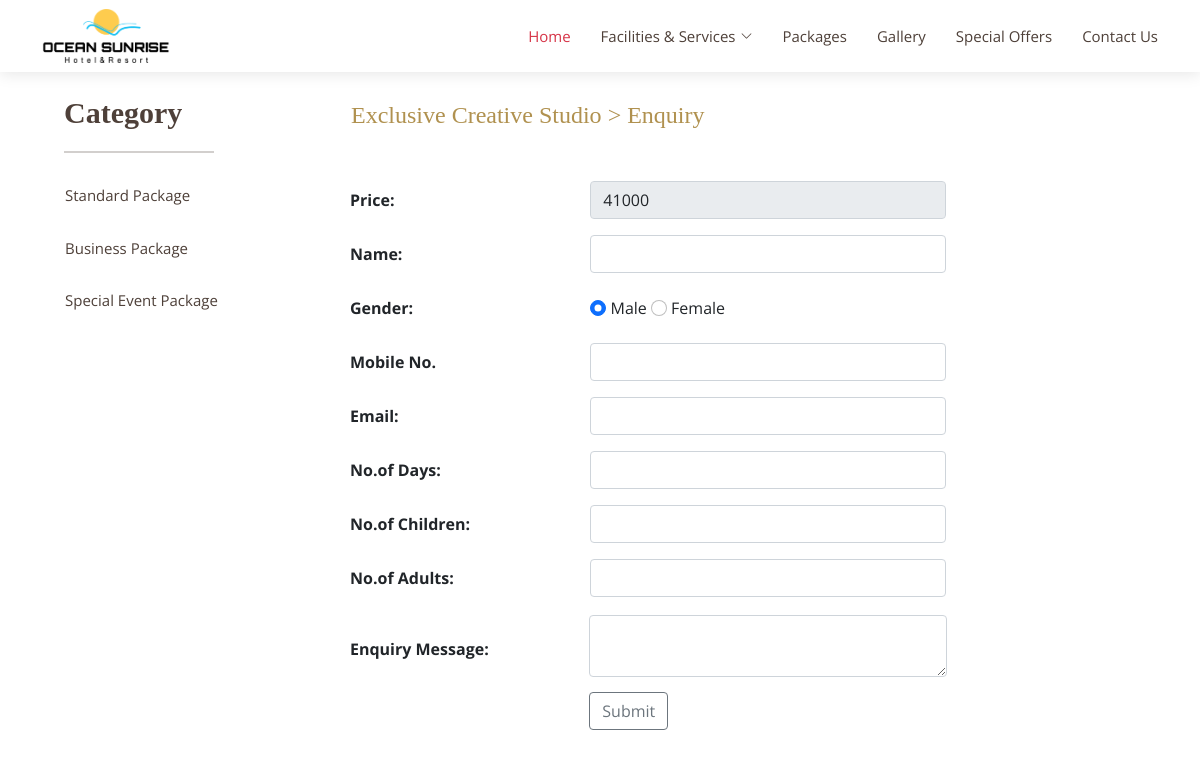
The page /enquiry.php?pid=1 on the database its author committed.
### tables this page shows
CREATE TABLE `category` (
  `Cat_id` int(100) NOT NULL,
  `Cat_name` varchar(2000) NOT NULL
);

CREATE TABLE `package` (
  `Packid` int(200) NOT NULL,
  `Packname` varchar(1000) NOT NULL,
  `Category` int(200) NOT NULL,
  `Subcategory` int(200) NOT NULL,
  `Packprice` int(200) NOT NULL,
  `Pic1` varchar(8000) NOT NULL,
  `Pic2` varchar(8000) NOT NULL,
  `Pic3` varchar(8000) NOT NULL,
  `Detail` varchar(8000) NOT NULL
);

### enquiry.php (the view, shortened to what this page needs)
<!DOCTYPE html>
<html lang="en">
<head>
  <link rel="stylesheet" href="https://cdn.jsdelivr.net/npm/bootstrap-icons@1.10.1/font/bootstrap-icons.css" />
  <link href="https://unpkg.com/boxicons@2.1.4/css/boxicons.min.css" rel="stylesheet" />
  <link rel="stylesheet" href="https://cdnjs.cloudflare.com/ajax/libs/font-awesome/4.7.0/css/font-awesome.min.css" />
  <link href="https://cdn.jsdelivr.net/npm/bootstrap@5.1.3/dist/css/bootstrap.min.css" rel="stylesheet" />
  <link rel="stylesheet" href="https://cdnjs.cloudflare.com/ajax/libs/glightbox/3.2.0/css/glightbox.min.css" />
  <link href="css/style.css?v=<?php echo time(); ?>" rel="stylesheet" />
</head>
<body>
  <?php include('top.php'); ?>
  <?php include('function.php'); ?>
  <div style="width:1000px;">
    <div style="width:200px; font-size:18px; padding-top: 70px; padding-left: 50px; color:#09F; float:left">
      <table cellpadding="0" cellspacing="0" width="1000px">
        <tr>
          <td style="font-family:Cinzel Decorative; font-size:30px; padding-left:14px; padding-top:20px; color:#4e4039"><b>Category</b>
            <hr style="width: 150px; height: 2px;">
          </td>
        </tr>
        <?php
        $s = "select * from category";
        $result = mysqli_query($cn, $s);
        while ($data = mysqli_fetch_array($result)) {
          echo "<tr><td style='font-size:15px; padding:15px;'><a href='subcatagory.php?catid=$data[0]'>$data[1]</a></td></tr>";
        }
        ?>
      </table>
    </div>
    <div style="width:800px; float:left">
      <table cellpadding="0px" cellspacing="0" width="1000px">
        <tr>
          <td class="paraText" width="900px">
            <table cellpadding="0" cellspacing="0" width="900px">
              <td>
                <table border="0" ; width="600px" height="400px" align="center">
                  <?php
                  $s = "select * from package,category,subcategory where package.category=category.cat_id and package.subcategory=subcategory.subcatid and package.packid='" . $_GET["pid"] . "'";
                  $result = mysqli_query($cn, $s);
                  $data = mysqli_fetch_array($result);
                  ?>
                  <form method="post" enctype="multipart/form-data">
                    <tr style="font-family:Cinzel Decorative; color:#b0914f; font-size:24px;" colspan="4">
                      <td style="padding-bottom:40px;" colspan="3" class="middletext"><?php echo $data[1]; ?> > Enquiry </td>
                    </tr>
                    <tr>
                      <td style="padding: 15px 0px 15px 0px;" class="lefttxt"><b>Price:</b></td>
                      <td><input type="number" name="t8" readonly  class="form-control" min="<?php echo $data[4]; ?>" max="<?php echo $data[4]; ?>" value="<?php echo $data[4]; ?>"></td>
                    </tr><br />
                    <tr>
                      <td style="padding: 15px 0px 15px 0px;" class="lefttxt"><b>Name:</b></td>
                      <td><input type="text" name="t1" required pattern="[a-zA-z1 _]{3,50}" class="form-control" title="Please Enter Only Characters and numbers between 1 to 50 for Name" /></td>
                    </tr><br />
                    <tr>
                      <td style="padding: 15px 0px 15px 0px;" class="lefttxt"><b>Gender:</b></td>
                      <td><input type="radio" class="form-check-input" name="r1" value="Male" checked="checked" /> Male <input type="radio" class="form-check-input" name="r1" value="Female" /> Female </td>
                    </tr><br />
                    <tr>
                      <td style="padding: 15px 0px 15px 0px;" class="lefttxt"><b>Mobile No.</b></td>
                      <td><input type="text" name="t2" required pattern="[0-9]{10,12}" class="form-control" title="Please Enter Only numbers between 10 to 12 for Mobile No" /></td>
                    </tr><br />
                    <tr>
                      <td style="padding: 15px 0px 15px 0px;" class="lefttxt"><b>Email:</b></td>
                      <td><input type="email" name="t3" class="form-control" required /></td>
                      <td><br />
                    <tr>
                      <td style="padding: 15px 0px 15px 0px;" class="lefttxt"><b>No.of Days:</b></td>
                      <td><input type="number" name="t4" required pattern="[1 _]{1,20}" min="1" class="form-control" title="Please Enter Only numbers between 1 to 20 for No. oF Days" /></td>
                      <td><br />
                    <tr>
                      <td style="padding: 15px 0px 15px 0px;" class="lefttxt"><b>No.of Children:</b></td>
                      <td><input type="number" name="t5" required pattern="[1 _]{1,10}" min="0" class="form-control" title="Please Enter Only numbers between 1 to 10 for Children" /></td>
                      <td><br />
                    <tr>
                      <td style="padding: 15px 0px 15px 0px;" class="lefttxt"><b>No.of Adults:</b></td>
                      <td><input type="number" name="t6" required pattern="[1 _]{1,20}" min="1" class="form-control" title="Please Enter Only numbers between 1 to 20 for No.Of Adults" /></td>
                      <td><br />
                    <tr>
                      <td style="padding: 15px 0px 15px 0px;" class="lefttxt"><b>Enquiry Message:</b></td>
                      <td style="padding: 10px 0px 15px 0px;"><textarea name="t7" class="form-control" required="required" /></textarea></td>
                      <td><br />
                    <tr>
                      <td>&nbsp;</td>
                      <td style="padding: 0 0px 20px 0px;"><input type="submit" value="Submit" name="sbmt" class="btn btn-outline-secondary"></td>
                    </tr>
                  </form>
              </td>
        </tr>
      </table>
    </div>
  </div>
</body>
</html>

### css/style.css (style rules this page uses)
body { font-family: "Open Sans", sans-serif; color: #212529; }
a { color: #4e4039; text-decoration: none; }

### rows shown on the page
category: Cat_name "Standard Package"
category: Cat_name "Business Package"
category: Cat_name "Special Event Package"
package: Packname "Exclusive Creative Studio", t8 "41000"
